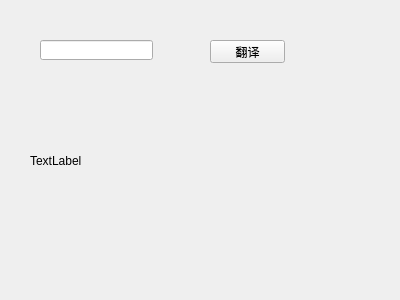
<?xml version="1.0" encoding="UTF-8"?>
<ui version="4.0">
 <class>Widget</class>
 <widget class="QWidget" name="Widget">
  <property name="geometry">
   <rect>
    <x>0</x>
    <y>0</y>
    <width>400</width>
    <height>300</height>
   </rect>
  </property>
  <property name="windowTitle">
   <string>Widget</string>
  </property>
  <widget class="QPushButton" name="pushButton">
   <property name="geometry">
    <rect>
     <x>210</x>
     <y>40</y>
     <width>75</width>
     <height>23</height>
    </rect>
   </property>
   <property name="text">
    <string>翻译</string>
   </property>
  </widget>
  <widget class="QLineEdit" name="lineEdit">
   <property name="geometry">
    <rect>
     <x>40</x>
     <y>40</y>
     <width>113</width>
     <height>20</height>
    </rect>
   </property>
  </widget>
  <widget class="QLabel" name="label">
   <property name="geometry">
    <rect>
     <x>30</x>
     <y>130</y>
     <width>331</width>
     <height>61</height>
    </rect>
   </property>
   <property name="text">
    <string>TextLabel</string>
   </property>
  </widget>
 </widget>
 <layoutdefault spacing="6" margin="11"/>
 <resources/>
 <connections/>
</ui>
